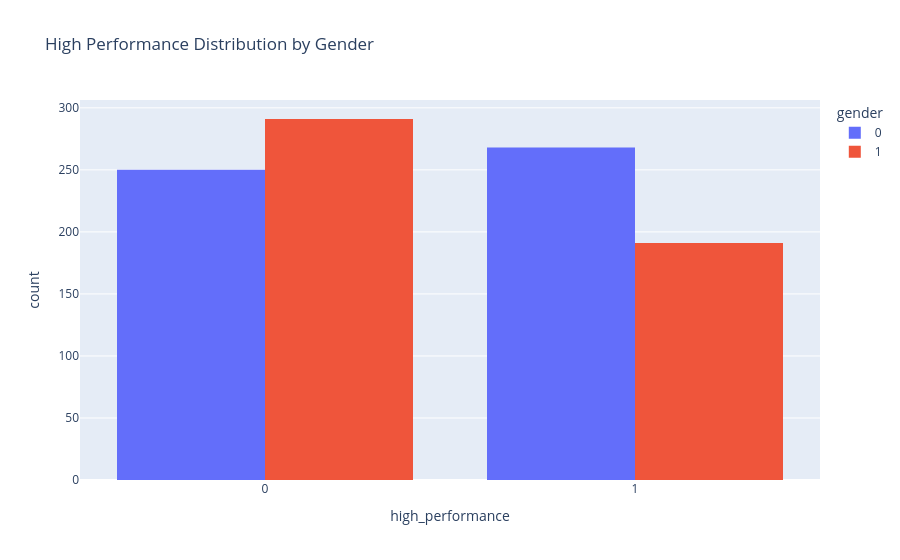

Source (notebook cell):
### Code cell
# STEP 6: Exploratory Data Analysis
# ---------------------------------
# Distribution of high performance
fig1 = px.histogram(df_clean, x="high_performance", color="gender", barmode="group",
                    title="High Performance Distribution by Gender")
fig1.show()

# Correlation heatmap
plt.figure(figsize=(8,6))
sns.heatmap(df_clean.corr(), annot=True, cmap="coolwarm")
plt.title("Feature Correlation Heatmap")
plt.show()

### Figure 1 — Plotly figure (JSON) as saved in the notebook; plotly's stock layout.template omitted (floating-point values rounded to 4 significant figures; data arrays with more than 128 entries replaced by an {"elided": "..."} marker saying what was removed)
{"data": [{"alignmentgroup": "True", "bingroup": "x", "hovertemplate": "gender=0<br>high_performance=%{x}<br>count=%{y}<extra></extra>", "legendgroup": "0", "marker": {"color": "#636efa", "pattern": {"shape": ""}}, "name": "0", "offsetgroup": "0", "orientation": "v", "showlegend": true, "type": "histogram", "x": {"elided": "518 int values"}, "xaxis": "x", "yaxis": "y"}, {"alignmentgroup": "True", "bingroup": "x", "hovertemplate": "gender=1<br>high_performance=%{x}<br>count=%{y}<extra></extra>", "legendgroup": "1", "marker": {"color": "#EF553B", "pattern": {"shape": ""}}, "name": "1", "offsetgroup": "1", "orientation": "v", "showlegend": true, "type": "histogram", "x": {"elided": "482 int values"}, "xaxis": "x", "yaxis": "y"}], "layout": {"barmode": "group", "legend": {"title": {"text": "gender"}, "tracegroupgap": 0}, "title": {"text": "High Performance Distribution by Gender"}, "xaxis": {"anchor": "y", "domain": [0, 1], "title": {"text": "high_performance"}}, "yaxis": {"anchor": "x", "domain": [0, 1], "title": {"text": "count"}}}}
